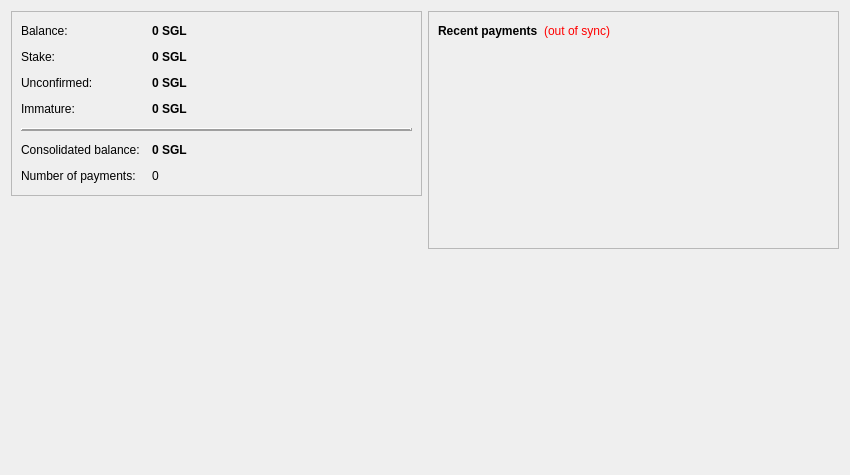
<?xml version="1.0" encoding="UTF-8"?>
<ui version="4.0">
 <class>OverviewPage</class>
 <widget class="QWidget" name="OverviewPage">
  <property name="geometry">
   <rect>
    <x>0</x>
    <y>0</y>
    <width>850</width>
    <height>475</height>
   </rect>
  </property>
  <property name="windowTitle">
   <string>Form</string>
  </property>
  <layout class="QHBoxLayout" name="horizontalLayout" stretch="1,1">
   <item>
    <layout class="QVBoxLayout" name="verticalLayout_2">
     <item>
      <widget class="QFrame" name="frame">
       <property name="frameShape">
        <enum>QFrame::StyledPanel</enum>
       </property>
       <property name="frameShadow">
        <enum>QFrame::Raised</enum>
       </property>
       <layout class="QVBoxLayout" name="verticalLayout_4">
        <item>
         <layout class="QFormLayout" name="formLayout_2">
          <property name="fieldGrowthPolicy">
           <enum>QFormLayout::AllNonFixedFieldsGrow</enum>
          </property>
          <property name="horizontalSpacing">
           <number>12</number>
          </property>
          <property name="verticalSpacing">
           <number>12</number>
          </property>
          <property name="topMargin">
           <number>3</number>
          </property>
          <property name="bottomMargin">
           <number>3</number>
          </property>
          <item row="0" column="0">
           <widget class="QLabel" name="label">
            <property name="text">
             <string>Balance:</string>
            </property>
           </widget>
          </item>
          <item row="0" column="1">
           <widget class="QLabel" name="labelBalance">
            <property name="font">
             <font>
              <weight>75</weight>
              <bold>true</bold>
             </font>
            </property>
            <property name="cursor">
             <cursorShape>IBeamCursor</cursorShape>
            </property>
            <property name="toolTip">
             <string>Your available balance</string>
            </property>
            <property name="text">
             <string notr="true">0 SGL</string>
            </property>
            <property name="textInteractionFlags">
             <set>Qt::LinksAccessibleByMouse|Qt::TextSelectableByKeyboard|Qt::TextSelectableByMouse</set>
            </property>
           </widget>
          </item>
          <item row="1" column="0">
           <widget class="QLabel" name="labelStakeText">
            <property name="text">
             <string>Stake:</string>
            </property>
           </widget>
          </item>
          <item row="1" column="1">
           <widget class="QLabel" name="labelStake">
            <property name="font">
             <font>
              <weight>75</weight>
              <bold>true</bold>
             </font>
            </property>
            <property name="cursor">
             <cursorShape>IBeamCursor</cursorShape>
            </property>
            <property name="toolTip">
             <string>Total of coins out of the current balance impermanently due to a profit generated recently</string>
            </property>
            <property name="text">
             <string notr="true">0 SGL</string>
            </property>
            <property name="textInteractionFlags">
             <set>Qt::LinksAccessibleByMouse|Qt::TextSelectableByKeyboard|Qt::TextSelectableByMouse</set>
            </property>
           </widget>
          </item>
          <item row="2" column="0">
           <widget class="QLabel" name="labelUnconfirmedText">
            <property name="text">
             <string>Unconfirmed:</string>
            </property>
           </widget>
          </item>
          <item row="2" column="1">
           <widget class="QLabel" name="labelUnconfirmed">
            <property name="font">
             <font>
              <weight>75</weight>
              <bold>true</bold>
             </font>
            </property>
            <property name="cursor">
             <cursorShape>IBeamCursor</cursorShape>
            </property>
            <property name="toolTip">
             <string>Total of coins not yet confirmed and count pending toward the current balance</string>
            </property>
            <property name="text">
             <string notr="true">0 SGL</string>
            </property>
            <property name="textInteractionFlags">
             <set>Qt::LinksAccessibleByMouse|Qt::TextSelectableByKeyboard|Qt::TextSelectableByMouse</set>
            </property>
           </widget>
          </item>
          <item row="3" column="0">
           <widget class="QLabel" name="labelImmatureText">
            <property name="text">
             <string>Immature:</string>
            </property>
           </widget>
          </item>
          <item row="3" column="1">
           <widget class="QLabel" name="labelImmature">
            <property name="font">
             <font>
              <weight>75</weight>
              <bold>true</bold>
             </font>
            </property>
            <property name="toolTip">
             <string>Mined balance not yet matured</string>
            </property>
            <property name="text">
             <string notr="true">0 SGL</string>
            </property>
            <property name="textInteractionFlags">
             <set>Qt::LinksAccessibleByMouse|Qt::TextSelectableByKeyboard|Qt::TextSelectableByMouse</set>
            </property>
           </widget>
          </item>
          <item row="4" column="0" colspan="2">
           <widget class="QFrame" name="line">
            <property name="sizePolicy">
             <sizepolicy hsizetype="Expanding" vsizetype="Fixed">
              <horstretch>0</horstretch>
              <verstretch>0</verstretch>
             </sizepolicy>
            </property>
            <property name="frameShape">
             <enum>QFrame::HLine</enum>
            </property>
            <property name="frameShadow">
             <enum>QFrame::Raised</enum>
            </property>
            <property name="lineWidth">
             <number>2</number>
            </property>
           </widget>
          </item>
          <item row="5" column="0">
           <widget class="QLabel" name="labelConsolidatedText">
            <property name="text">
             <string>Consolidated balance:</string>
            </property>
           </widget>
          </item>
          <item row="5" column="1">
           <widget class="QLabel" name="labelConsolidated">
            <property name="font">
             <font>
              <weight>75</weight>
              <bold>true</bold>
             </font>
            </property>
            <property name="toolTip">
             <string>Consolidated (total) balance of all the accounts above</string>
            </property>
            <property name="text">
             <string notr="true">0 SGL</string>
            </property>
            <property name="textInteractionFlags">
             <set>Qt::LinksAccessibleByMouse|Qt::TextSelectableByKeyboard|Qt::TextSelectableByMouse</set>
            </property>
           </widget>
          </item>
          <item row="6" column="0">
           <widget class="QLabel" name="label_2">
            <property name="text">
             <string>Number of payments:</string>
            </property>
           </widget>
          </item>
          <item row="6" column="1">
           <widget class="QLabel" name="labelNumTransactions">
            <property name="toolTip">
             <string>Total number of payments in your wallet</string>
            </property>
            <property name="text">
             <string notr="true">0</string>
            </property>
           </widget>
          </item>
         </layout>
        </item>
       </layout>
      </widget>
     </item>
     <item>
      <widget class="QLabel" name="sgllogo">
       <property name="text">
        <string/>
       </property>
       <property name="pixmap">
        <pixmap resource="../bitcoin.qrc">:/icons/sigil</pixmap>
       </property>
       <property name="scaledContents">
        <bool>false</bool>
       </property>
       <property name="alignment">
        <set>Qt::AlignCenter</set>
       </property>
       <property name="margin">
        <number>-2</number>
       </property>
      </widget>
     </item>
     <item>
      <spacer name="verticalSpacer">
       <property name="orientation">
        <enum>Qt::Vertical</enum>
       </property>
       <property name="sizeHint" stdset="0">
        <size>
         <width>20</width>
         <height>40</height>
        </size>
       </property>
      </spacer>
     </item>
    </layout>
   </item>
   <item>
    <layout class="QVBoxLayout" name="verticalLayout_3">
     <item>
      <widget class="QFrame" name="frame_2">
       <property name="frameShape">
        <enum>QFrame::StyledPanel</enum>
       </property>
       <property name="frameShadow">
        <enum>QFrame::Raised</enum>
       </property>
       <layout class="QVBoxLayout" name="verticalLayout">
        <item>
         <layout class="QHBoxLayout" name="horizontalLayout_2">
          <item>
           <widget class="QLabel" name="label_4">
            <property name="text">
             <string>&lt;b&gt;Recent payments&lt;/b&gt;</string>
            </property>
           </widget>
          </item>
          <item>
           <widget class="QLabel" name="labelTransactionsStatus">
            <property name="toolTip">
             <string>The displayed information may be out of date. Your wallet automatically synchronizes with the Sigil network after a connection is established, but this process has not completed yet.</string>
            </property>
            <property name="styleSheet">
             <string notr="true">QLabel { color: red; }</string>
            </property>
            <property name="text">
             <string notr="true">(out of sync)</string>
            </property>
            <property name="alignment">
             <set>Qt::AlignRight|Qt::AlignTrailing|Qt::AlignVCenter</set>
            </property>
           </widget>
          </item>
          <item>
           <spacer name="horizontalSpacer">
            <property name="orientation">
             <enum>Qt::Horizontal</enum>
            </property>
            <property name="sizeHint" stdset="0">
             <size>
              <width>40</width>
              <height>20</height>
             </size>
            </property>
           </spacer>
          </item>
         </layout>
        </item>
        <item>
         <widget class="QListView" name="listTransactions">
          <property name="styleSheet">
           <string notr="true">QListView { background: transparent; }</string>
          </property>
          <property name="frameShape">
           <enum>QFrame::NoFrame</enum>
          </property>
          <property name="verticalScrollBarPolicy">
           <enum>Qt::ScrollBarAlwaysOff</enum>
          </property>
          <property name="horizontalScrollBarPolicy">
           <enum>Qt::ScrollBarAlwaysOff</enum>
          </property>
          <property name="selectionMode">
           <enum>QAbstractItemView::NoSelection</enum>
          </property>
         </widget>
        </item>
       </layout>
      </widget>
     </item>
     <item>
      <spacer name="verticalSpacer_2">
       <property name="orientation">
        <enum>Qt::Vertical</enum>
       </property>
       <property name="sizeHint" stdset="0">
        <size>
         <width>20</width>
         <height>40</height>
        </size>
       </property>
      </spacer>
     </item>
    </layout>
   </item>
  </layout>
 </widget>
 <resources>
  <include location="../bitcoin.qrc"/>
 </resources>
 <connections/>
</ui>
